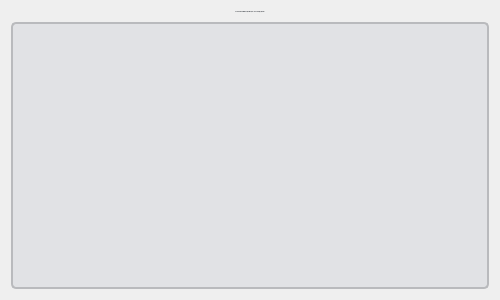
<?xml version="1.0" encoding="UTF-8"?>
<ui version="4.0">
 <class>Dialog</class>
 <widget class="QDialog" name="Dialog">
  <property name="geometry">
   <rect>
    <x>0</x>
    <y>0</y>
    <width>500</width>
    <height>300</height>
   </rect>
  </property>
  <property name="acceptDrops">
   <bool>false</bool>
  </property>
  <property name="windowTitle">
   <string>Таблица Excel</string>
  </property>
  <property name="styleSheet">
   <string notr="true">QDialog {
	background-color: #F5F7FAf
}
QTableWidget {
	border: 2px solid rgb(185, 186, 189);
	border-radius: 5px;
	background-color: rgb(225, 226, 229);
	padding: 10px 10px;
}
QTableWidget::item {
	background-color: #ffffff;
	font: 8px &quot;Inter&quot;;
	color: #1F2937
}
QTableWidget QHeaderView::section {
	padding: 2px;
}</string>
  </property>
  <layout class="QVBoxLayout" name="verticalLayout">
   <property name="spacing">
    <number>9</number>
   </property>
   <item>
    <widget class="QLabel" name="label">
     <property name="font">
      <font>
       <family>Inter</family>
       <pointsize>-1</pointsize>
       <italic>false</italic>
       <bold>false</bold>
      </font>
     </property>
     <property name="styleSheet">
      <string notr="true">color: #1F2937;
font: 16px &quot;Inter&quot;</string>
     </property>
     <property name="text">
      <string>В этом окне Вы можете просмотреть свою таблицу данных.</string>
     </property>
     <property name="scaledContents">
      <bool>false</bool>
     </property>
     <property name="alignment">
      <set>Qt::AlignmentFlag::AlignCenter</set>
     </property>
     <property name="wordWrap">
      <bool>true</bool>
     </property>
    </widget>
   </item>
   <item>
    <widget class="QTableWidget" name="tableWidget">
     <property name="styleSheet">
      <string notr="true"/>
     </property>
    </widget>
   </item>
  </layout>
 </widget>
 <resources/>
 <connections/>
</ui>
